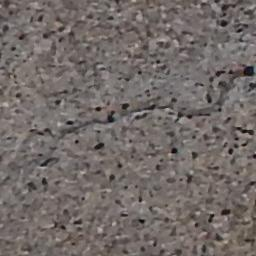
%> input picture Week_5/Crack Images/im3.jpg, 256 x 256 px
$ octave asm5.m   (GNU Octave 9; MATLAB toolbox functions it lacks are replaced by stand-ins)
%> lines starting %> are read from the running program, lines starting %| are printed output that depends on the picture; in (x1, y1, x2, y2) boxes, pixels count from 0 and x2, y2 are one past the last pixel; in counts of white or black regions, pixels touching at a corner belong together; the program's own positions count from 1
% Loading Images
figure
im1=imread('Crack Images\im3.jpg');
%> im1 is the input picture: size 256x256x3 uint8; mean R, G, B 114.6, 106.4, 103.6
subplot(3,2,1)
imshow(im1)
im2=imread('Crack Images\im2.jpg');
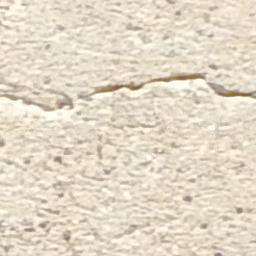
%> input picture Week_5/Crack Images/im2.jpg, 256 x 256 px
%> im2 is the input picture: size 256x256x3 uint8; mean R, G, B 228.1, 216.9, 198.5
subplot(3,2,2)
imshow(im2)
im3=imread('Crack Images\im6.jpg');
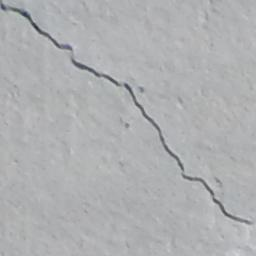
%> input picture Week_5/Crack Images/im6.jpg, 256 x 256 px
%> im3 is the input picture: size 256x256x3 uint8; mean R, G, B 174.7, 175.8, 177.7
subplot(3,2,3)
imshow(im3)
im4=imread('Crack Images\im7.jpg');
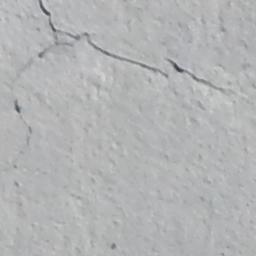
%> input picture Week_5/Crack Images/im7.jpg, 256 x 256 px
%> im4 is the input picture: size 256x256x3 uint8; mean R, G, B 178.6, 179.8, 180.6
subplot(3,2,4)
imshow(im4)
im5=imread('Crack Images\im5.jpg');
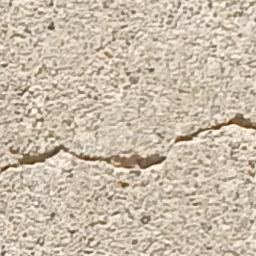
%> input picture Week_5/Crack Images/im5.jpg, 256 x 256 px
%> im5 is the input picture: size 256x256x3 uint8; mean R, G, B 202.6, 188.1, 169.5
subplot(3,2,5)
imshow(im5)

% Advanced Preprocessing in MATLAB
function proImg = processImage(img)
    % Grayscale conversion
    gray = rgb2gray(img);

    %Gaussian + Median Filtering
    gauss = imgaussfilt(gray, 2);
    medianFiltered = medfilt2(gauss);

    figure
    subplot(3,2,1), imshow(img), title('Original');
    subplot(3,2,2), imshow(gauss), title('Gaussian Filter');
    subplot(3,2,3), imshow(medianFiltered), title('Median + Gaussian');

    % Histogram Equalization
    equalized = histeq(medianFiltered);
    subplot(3,2,4)
    imshow(equalized); title('Histogram Equalized Image');

    % Adaptive Binarization
    binary = imbinarize(equalized, 'adaptive', 'Sensitivity', 0.6);
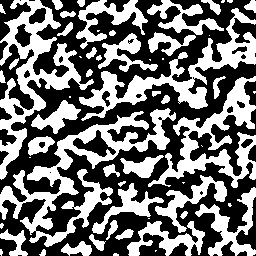
%> binary: size 256x256 logical; 44.7% white; 58 white regions (18 under 20 px), largest, box (x1, y1, x2, y2) and area: (0, 108, 176, 247) 5625, (0, 0, 94, 180) 4364, (79, 8, 256, 121) 4001
    subplot(3,2,5)
    imshow(binary); title('Binarized Image');

    % Normalization
    proImg = mat2gray(double(equalized));
    subplot(3,2,6)
    imshow(proImg); title('Normalized Image');
end

pro1=processImage(im1);
imwrite(pro1,'pro_im1.png')
pro2=processImage(im2);
%> in processImage (call 2), `binary = imbinarize(equalized, 'adaptive', 'Sensitivity', 0.6);`: binary: size 256x256 logical; 43.5% white; 93 white regions (20 under 20 px), largest, box (x1, y1, x2, y2) and area: (0, 0, 244, 150) 9276, (88, 80, 256, 120) 1852, (67, 184, 175, 237) 1558
imwrite(pro2,'pro_im2.png')
pro3=processImage(im3);
%> in processImage (call 3), `binary = imbinarize(equalized, 'adaptive', 'Sensitivity', 0.6);`: binary: size 256x256 logical; 42.6% white; 80 white regions (22 under 20 px), largest, box (x1, y1, x2, y2) and area: (43, 0, 171, 92) 2384, (139, 0, 230, 103) 2002, (162, 174, 256, 243) 1861
imwrite(pro3,'pro_im3.png')
pro4=processImage(im4);
%> in processImage (call 4), `binary = imbinarize(equalized, 'adaptive', 'Sensitivity', 0.6);`: binary: size 256x256 logical; 44.6% white; 89 white regions (29 under 20 px), largest, box (x1, y1, x2, y2) and area: (48, 41, 176, 238) 5518, (136, 12, 256, 116) 3609, (0, 168, 104, 256) 3495
imwrite(pro4,'pro_im4.png')
pro5=processImage(im5);
%> in processImage (call 5), `equalized = histeq(medianFiltered);`:
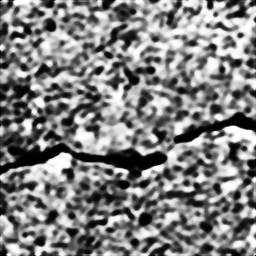
%> equalized: size 256x256 uint8; min 0, max 255, mean 128.6
%> in processImage (call 5), `binary = imbinarize(equalized, 'adaptive', 'Sensitivity', 0.6);`:
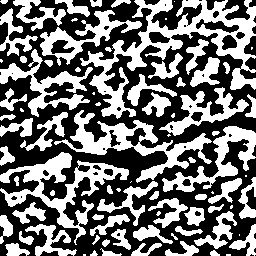
%> binary: size 256x256 logical; 44.5% white; 82 white regions (19 under 20 px), largest, box (x1, y1, x2, y2) and area: (80, 0, 256, 119) 5393, (0, 152, 129, 245) 3017, (54, 110, 212, 183) 2816
imwrite(pro5,'pro_im5.png')

imshow(pro1)
imshow(pro2)
imshow(pro3)
imshow(pro4)
imshow(pro5)
